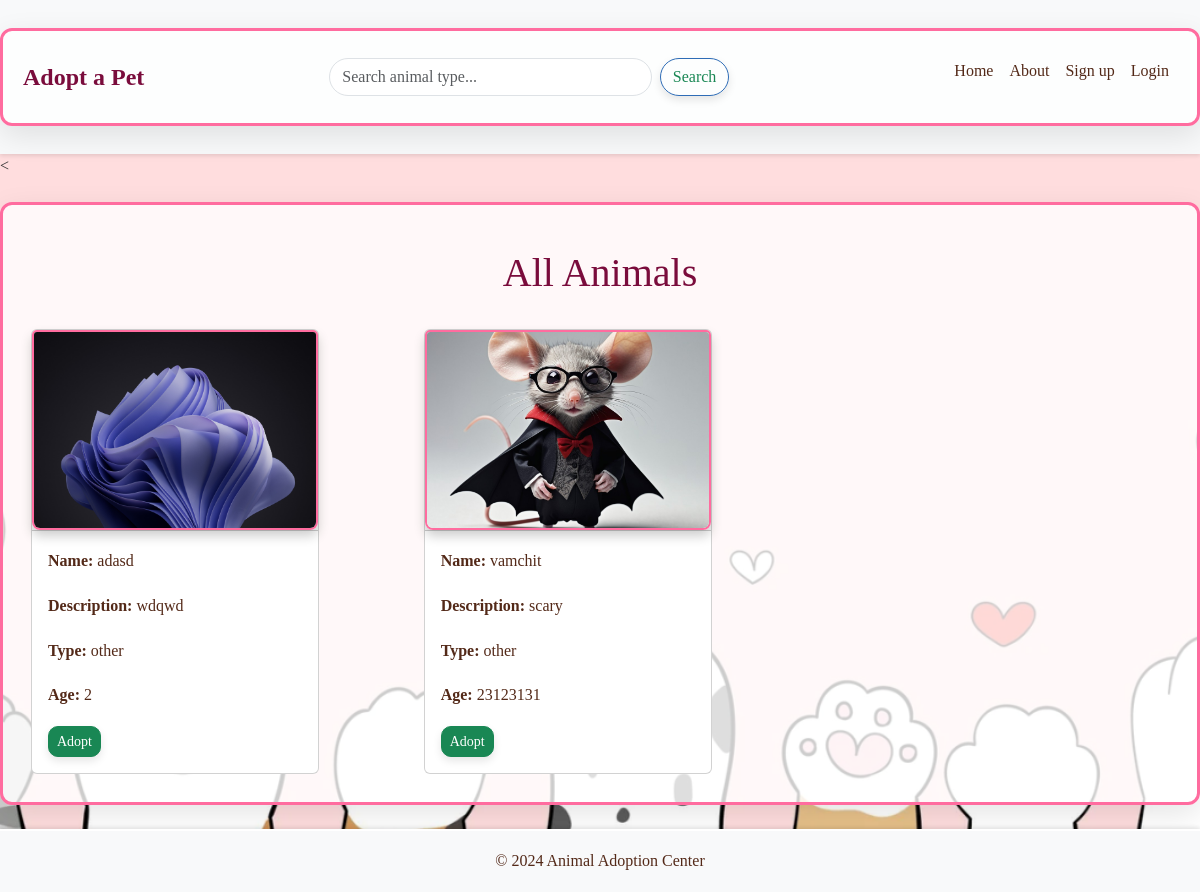
/animals, run on an earlier commit of the app's database.
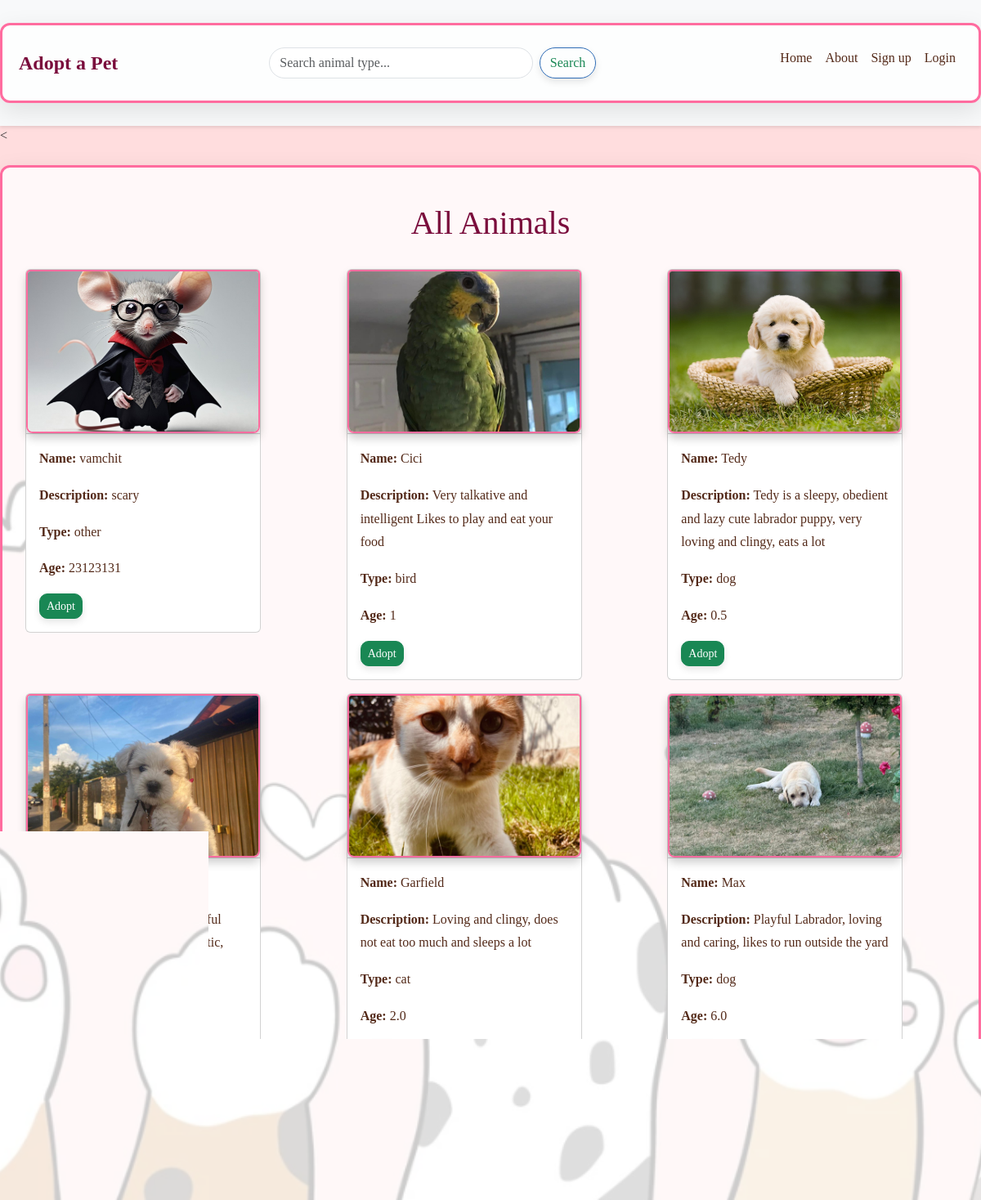
And on a later commit of the database.
### app/models.py (models this page shows, shortened)
class Animal(db.Model):
    id = db.Column(db.Integer, primary_key=True)
    name = db.Column(db.String(100), nullable=False)
    age = db.Column(db.String(20), nullable=False)  # Age stored as string (e.g., "2 years")
    animal_type = db.Column(db.String(50), nullable=False)  # e.g., "dog", "cat"
    description = db.Column(db.Text, nullable=True)
    image = db.Column(db.String(255), nullable=False)  # Path to the image file

### app/backend/routes.py (the view)
@main.route('/animals', methods=['GET'])
def animals():
    animal_type = request.args.get('type')
    if animal_type:
        animals = Animal.query.filter_by(animal_type=animal_type).all()
    else:
        animals = Animal.query.all()
    for animal in animals:
        animal.image_path = f'{animal.image}'
    print(animal.image_path)
    return render_template('animals.html', animals=animals, filter_type=animal_type)

### app/frontend/templates/animals.html (shortened to what this page needs)
{% extends "home.html" %}
{% block content %}
<h1 class="text-center my-4">All Animals</h1>
<div class="row">
    {% for animal in animals %}
    <div class="col-12 col-md-6 col-lg-4">
        <div class="card m-2" style="width: 18rem;">
            <div class="card-header p-0">
                    <img src="{{ url_for('static', filename=animal.image_path) }}" class="card-img-top" alt="{{ animal.jpg }}" style="height: 200px; object-fit: cover;">
            </div>
            <div class="card-body">
                <p class="card-text"><strong>Name:</strong> {{ animal.name }}</p>
                <p class="card-text"><strong>Description:</strong> {{ animal.description }}</p>
                <p class="card-text"><strong>Type:</strong> {{ animal.animal_type }}</p>
                <p class="card-text"><strong>Age:</strong> {{ animal.age }}</p>
                <div class="d-flex justify-content-between mt-2">
                    {% if not current_user.is_admin %}
                    <a href="{{ url_for('main.adopt_animal', animal_id=animal.id) }}" class="btn btn-success btn-sm">Adopt</a>
                    {% endif %}
                </div>
            </div>
        </div>
    </div>
    {% endfor %}
</div>
{% endblock %}

### app/frontend/templates/home.html (shortened to what this page needs)
<!DOCTYPE html>
<html lang="en">
<head>
    <link rel="stylesheet" href="https://cdn.jsdelivr.net/npm/bootstrap@5.3.0/dist/css/bootstrap.min.css">
    <link rel="stylesheet" href="{{ url_for('static', filename='css/style.css') }}">
</head>
<body>
    <nav class="navbar navbar-expand-lg navbar-light bg-light">
        <div class="container">
            <a class="navbar-brand" href="/">Adopt a Pet</a>
            <div class="collapse navbar-collapse" id="navbarNav">
                <form class="d-flex mx-auto me-lg-5" style="max-width: 400px; width: 100%;" action="/search" method="GET">
                    <input class="form-control me-2" type="search" name="q" placeholder="Search animal type..." aria-label="Search">
                    <button class="btn btn-outline-success" type="submit">Search</button>
                </form>
                <ul class="navbar-nav ms-auto">
                    <li class="nav-item">
                        <a class="nav-link" href="/">Home</a>
                    </li>
                    <li class="nav-item"><a class="nav-link" href="/about">About</a></li>
                    {% if not current_user.is_authenticated %}
                        <li class="nav-item"><a class="nav-link" href="/sign_up">Sign up</a></li>
                        <li class="nav-item"><a class="nav-link" href="/login">Login</a></li>
                    {% endif %}
                </ul>
            </div>
        </div>
    </nav>
    <<div class="container mt-4">
        {% block content %}{% endblock %}
    </div>
    <footer class="text-center py-3 mt-4 bg-light">
        <p>&copy; 2024 Animal Adoption Center</p>
    </footer>
</body>
</html>

### app/frontend/static/css/style.css (style rules this page uses)
body { font-family: 'Georgia', serif; background-color: #FDDCDDFF; margin: 0; padding: 0; background-image: url('/static/images/background.png'); background-size: cover; background-repeat: no-repeat; background-attachment: fixed; background-position: center; }
h1, h2 { color: #7A0C3C; font-family: 'Playfair Display', serif; }
.navbar { background-color: #FF6CAC; box-shadow: 0 2px 4px rgba(0, 0, 0, 0.1); }
.navbar-brand { color: #7A0C3C; font-weight: bold; font-size: 1.5rem; }
img { border-radius: 8px; box-shadow: 0 6px 12px rgba(0, 0, 0, 0.2); border: 2px solid #ff6c9f; }
.container { background-color: rgba(255, 255, 255, 0.8); border: 3px solid #ff6c9f; border-radius: 12px; padding: 40px; box-shadow: 0 10px 30px rgba(0, 0, 0, 0.1); max-width: 1200px; margin: 20px auto; }
footer { background-color: #40061E; color: #ffffff; padding: 20px; text-align: center; box-shadow: 0 -2px 4px rgba(0, 0, 0, 0.1); }
footer p { margin: 0; }
button { background-color: #ff6ca4; color: #fff; border: none; padding: 14px 28px; border-radius: 6px; cursor: pointer; font-size: 18px; box-shadow: 0 6px 12px rgba(0, 0, 0, 0.2); transition: all 0.3s ease; }
p { line-height: 1.8; color: #532918; }
ul li { margin-bottom: 12px; font-size: 16px; }
.btn { transition: background-color 0.3s ease, transform 0.3s ease; }
.card-img-top { transition: transform 0.3s ease; }
.btn { border-radius: 10px; box-shadow: 0px 4px 8px rgba(0, 0, 0, 0.1); }
body { background-color: #cdc5c5; color: #333; }
.navbar { background-color: #73159e; }
.navbar-nav .nav-link { color: #532918 !important; }
footer { background-color: #084e0b; color: white; border-top: 2px solid #fff; }
footer { padding: 20px 0; text-align: center; background-color: #4b614c; color: white; border-top: 2px solid #fff; }
.navbar-nav .nav-link { color: #ff6ca4; transition: color 0.3s ease; }
.navbar-collapse { justify-content: center; }
form.d-flex { margin: 0 auto; max-width: 400px; }
form .form-control { border-radius: 20px; }
form .btn-outline-success { border-radius: 20px; border-color: #2e6cb6; }
.card { transition: transform 0.3s ease; }
.container { padding: 20px; }
h1 { text-align: center; margin-bottom: 30px; }
img { max-width: 100%; height: auto; display: block; margin: 0 auto; }

What changed in the data, as far as the page shows it:
removed Animal: shows a picture, name "adasd", description "wdqwd", animal_type "other", age "2"
added Animal: shows a picture, name "Cici", description "Very talkative and intelligent Likes to play and eat your food", animal_type "bird", age "1"
added Animal: shows a picture, name "Tedy", description "Tedy is a sleepy, obedient and lazy cute labrador puppy, very loving and clingy, eats a lot", animal_type "dog", age "0.5"
added Animal: shows a picture, description "Otis is a very playful little Bichon puppy, very energetic, cheerful and loving", age "0.4"
added Animal: shows a picture, name "Garfield", description "Loving and clingy, does not eat too much and sleeps a lot", animal_type "cat", age "2.0"
added Animal: shows a picture, name "Max", description "Playful Labrador, loving and caring, likes to run outside the yard", animal_type "dog", age "6.0"
